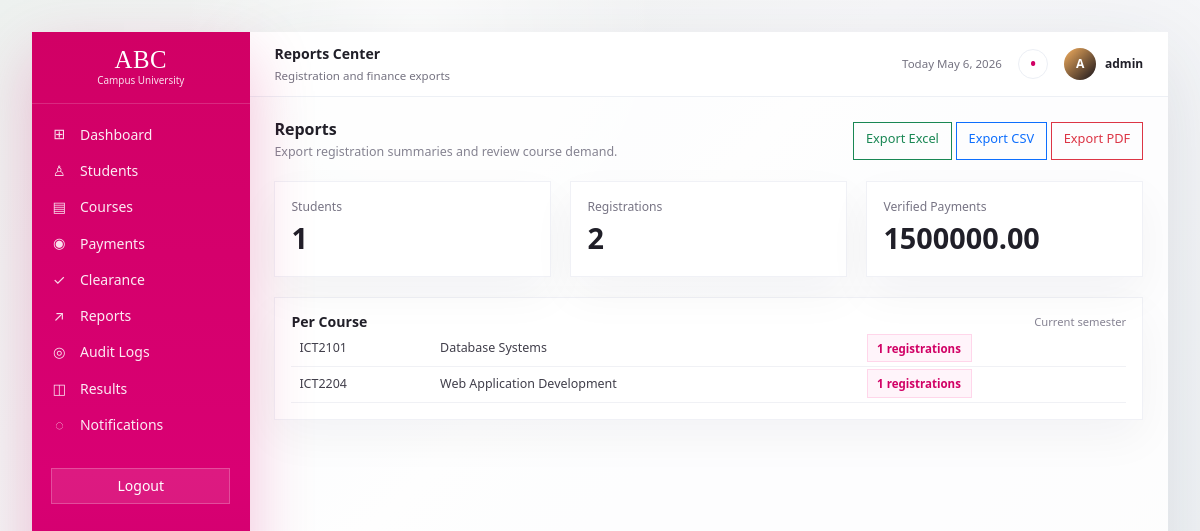
Page /reports/ (signed in) on the committed database.
### apps/accounts/models.py (models this page shows, shortened)
class User(AbstractUser):
    class Roles(models.TextChoices):
        ADMIN = "ADMIN", "Admin"
        STAFF = "STAFF", "Staff"
        STUDENT = "STUDENT", "Student"
    role = models.CharField(max_length=20, choices=Roles.choices, default=Roles.STUDENT)
    @property
    def is_staff_role(self):
        return self.role in {self.Roles.ADMIN, self.Roles.STAFF} or self.is_superuser

### apps/courses/models.py (models this page shows, shortened)
class Course(models.Model):
    class Weekday(models.TextChoices):
        MONDAY = "MON", "Monday"
        TUESDAY = "TUE", "Tuesday"
        WEDNESDAY = "WED", "Wednesday"
        THURSDAY = "THU", "Thursday"
        FRIDAY = "FRI", "Friday"
        SATURDAY = "SAT", "Saturday"
    code = models.CharField(max_length=20, unique=True)
    title = models.CharField(max_length=160)
    credit_units = models.PositiveSmallIntegerField()
    department = models.CharField(max_length=120)
    prerequisites = models.ManyToManyField("self", symmetrical=False, blank=True)
    weekday = models.CharField(max_length=3, choices=Weekday.choices, default=Weekday.MONDAY)
    start_time = models.TimeField()
    end_time = models.TimeField()
    semester = models.CharField(max_length=30, default="Semester 1")
    active = models.BooleanField(default=True)
    class Meta:
        ordering = ["code"]

### apps/reports/views.py (the view)
# urls.py: path("", views.reports_dashboard, name="reports_dashboard"),
@staff_required
def reports_dashboard(request):
    semester = request.GET.get("semester", "")
    registrations = Registration.objects.select_related("student", "course")
    if semester:
        registrations = registrations.filter(semester=semester)
    context = {
        "semester": semester,
        "students_count": Student.objects.count(),
        "payments_total": sum(payment.amount for payment in Payment.objects.filter(status=Payment.Status.VERIFIED)),
        "registrations_count": registrations.count(),
        "course_counts": Course.objects.prefetch_related("registrations"),
    }
    return render(request, "admin_reports.html", context)

### templates/admin_reports.html
{% extends "base.html" %}
{% block workspace_title %}Reports Center{% endblock %}
{% block workspace_subtitle %}Registration and finance exports{% endblock %}
{% block content %}
<div class="page-header dashboard-heading">
  <div><h2>Reports</h2><p>Export registration summaries and review course demand.</p></div>
  <div><a class="btn btn-outline-success" href="{% url 'registrations_excel' %}">Export Excel</a> <a class="btn btn-outline-primary" href="{% url 'registrations_csv' %}">Export CSV</a> <a class="btn btn-outline-danger" href="{% url 'registrations_pdf' %}">Export PDF</a></div>
</div>
<section class="meter-grid">
  <div class="stat-card"><span>Students</span><strong>{{ students_count }}</strong></div>
  <div class="stat-card"><span>Registrations</span><strong>{{ registrations_count }}</strong></div>
  <div class="stat-card"><span>Verified Payments</span><strong>{{ payments_total }}</strong></div>
</section>
<div class="panel"><div class="panel-title"><h4>Per Course</h4><span>Current semester</span></div><table class="table app-table">{% for course in course_counts %}<tr><td>{{ course.code }}</td><td>{{ course.title }}</td><td><span class="status-pill">{{ course.registrations.count }} registrations</span></td></tr>{% empty %}<tr><td>No courses yet.</td></tr>{% endfor %}</table></div>
{% endblock %}

### templates/base.html (shortened to what this page needs)
{% load static %}
<!doctype html>
<html lang="en">
<head>
  <link href="https://cdn.jsdelivr.net/npm/bootstrap@5.3.3/dist/css/bootstrap.min.css" rel="stylesheet">
  <link rel="stylesheet" href="{% static 'css/style.css' %}">
</head>
<body class="{% block body_class %}{% endblock %}">
  <div class="app-shell">
    {% if user.is_authenticated %}
      <aside class="sidebar">
        <div class="sidebar-brand">
          <strong>ABC</strong>
          <span>Campus University</span>
        </div>
        <nav class="sidebar-nav">
        <a href="{% url 'dashboard' %}"><span>⊞</span>Dashboard</a>
        {% if user.is_staff_role or user.is_superuser %}
          <a href="{% url 'student_list' %}"><span>♙</span>Students</a>
          <a href="{% url 'course_list' %}"><span>▤</span>Courses</a>
          <a href="{% url 'payment_list' %}"><span>◉</span>Payments</a>
          <a href="{% url 'clearance_list' %}"><span>✓</span>Clearance</a>
          <a href="{% url 'reports_dashboard' %}"><span>↗</span>Reports</a>
          <a href="{% url 'audit_logs' %}"><span>◎</span>Audit Logs</a>
        {% else %}
          <a href="{% url 'student_portal' %}"><span>♙</span>Student Portal</a>
          <a href="{% url 'register_course' %}"><span>▤</span>Register Courses</a>
          <a href="{% url 'registration_slip' %}"><span>▣</span>Download Slip</a>
        {% endif %}
        <a href="{% url 'result_list' %}"><span>◫</span>Results</a>
        <a href="{% url 'notification_list' %}"><span>◌</span>Notifications</a>
        </nav>
        <form method="post" action="{% url 'logout' %}">
          <button class="sidebar-logout">Logout</button>
        </form>
      </aside>
    {% endif %}
    <main class="content">
      {% if user.is_authenticated %}
        <header class="topbar">
          <div>
            <strong>{% block workspace_title %}University Program{% endblock %}</strong>
            <span>{% block workspace_subtitle %}Course Registration System{% endblock %}</span>
          </div>
          <div class="topbar-actions">
            <span>Today {% now "F j, Y" %}</span>
            <a href="{% url 'notification_list' %}" class="notification-dot">•</a>
            <div class="user-chip">
              <span>{{ user.username|slice:":1"|upper }}</span>
              <strong>{{ user.get_full_name|default:user.username }}</strong>
            </div>
          </div>
        </header>
      {% endif %}
      {% block content %}{% endblock %}
    </main>
  </div>
</body>
</html>

### static/css/style.css (style rules this page uses)
body { background: radial-gradient(circle at 35% 4%, rgba(255, 255, 255, .85), transparent 15rem), linear-gradient(135deg, #edf1ef 0%, #f7f7f9 45%, #eef2f5 100%); color: #201f28; font-size: 14px; }
.app-shell { display: flex; min-height: 100vh; padding: 2rem; }
.sidebar { background: linear-gradient(180deg, #d10065 0%, #d90073 60%, #c70068 100%); color: #fff; flex: 0 0 13.6rem; padding: 0; position: sticky; top: 2rem; height: calc(100vh - 4rem); border-radius: 0; box-shadow: 0 24px 60px rgba(209, 0, 101, .24); overflow-y: auto; }
.sidebar-brand { border-bottom: 1px solid rgba(255, 255, 255, .16); padding: 1rem 1.25rem .95rem; text-align: center; }
.sidebar-brand strong { display: block; font-family: Georgia, serif; font-size: 1.55rem; font-weight: 400; letter-spacing: .02em; line-height: 1; }
.sidebar-brand span { display: block; font-size: .62rem; opacity: .88; }
.sidebar-nav { padding: .75rem 0; }
.sidebar a { align-items: center; color: rgba(255, 255, 255, .92); display: flex; gap: .8rem; min-height: 2.15rem; padding: .46rem 1.2rem; text-decoration: none; transition: background .15s ease, color .15s ease; }
.sidebar a span { align-items: center; display: inline-flex; font-size: .9rem; justify-content: center; opacity: .95; width: 1rem; }
.sidebar-logout { background: rgba(255,255,255,.1); border: 1px solid rgba(255,255,255,.22); color: #fff; margin: .8rem 1.2rem 1.2rem; min-height: 2.25rem; width: calc(100% - 2.4rem); }
.content { flex: 1; background: rgba(255, 255, 255, .84); box-shadow: 0 24px 80px rgba(42, 50, 64, .12); min-height: calc(100vh - 4rem); overflow: hidden; padding: 0; }
.page-header { align-items: center; display: flex; justify-content: space-between; gap: 1rem; margin-bottom: 1.2rem; }
.topbar { align-items: center; background: rgba(255,255,255,.92); border-bottom: 1px solid #edf0f5; display: flex; justify-content: space-between; min-height: 4.05rem; padding: 0 1.55rem; }
.topbar strong { display: block; font-size: .88rem; }
.topbar span { color: #757381; font-size: .72rem; }
.topbar-actions { align-items: center; display: flex; gap: 1rem; }
.notification-dot { align-items: center; background: #fff; border: 1px solid #eceff5; border-radius: 50%; color: #d10065; display: inline-flex; font-size: 1.2rem; height: 1.9rem; justify-content: center; line-height: 1; text-decoration: none; width: 1.9rem; }
.user-chip { align-items: center; display: flex; gap: .55rem; }
.user-chip span { align-items: center; background: linear-gradient(135deg, #f6b05f, #17141b); border-radius: 50%; color: #fff; display: inline-flex; font-size: .76rem; font-weight: 700; height: 2rem; justify-content: center; width: 2rem; }
.user-chip strong { font-size: .75rem; }
.content > .page-header, .content > .row, .content > .panel, .content > .stat-card, .content > form, .content > .student-hero, .content > .analytics-grid, .content > .section-title, .content > .meter-grid, .content > .activity-grid, .content > nav { margin-left: 1.55rem; margin-right: 1.55rem; }
.content > .page-header:first-of-type { margin-top: 1.45rem; }
.panel, .stat-card, .form-card { background: #fff; border: 1px solid #f0f1f6; border-radius: 0; padding: 1rem; box-shadow: 0 18px 45px rgba(34, 34, 52, .045); }
.stat-card span { color: #777484; display: block; font-size: .76rem; }
.stat-card strong { display: block; font-size: 1.8rem; }
.dashboard-heading h2 { font-size: 1rem; font-weight: 700; margin: 0; }
.dashboard-heading p { color: #858391; font-size: .78rem; margin: .25rem 0 0; }
.role-pill, .status-pill { background: #fff4fa; border: 1px solid #ffd6ea; color: #d10065; font-size: .72rem; font-weight: 700; padding: .35rem .6rem; }
.panel-title { align-items: flex-start; display: flex; justify-content: space-between; gap: 1rem; }
.panel-title h4, .meter-panel h4, .section-title h3 { font-size: .88rem; font-weight: 800; margin: 0; }
.panel-title span, .panel-title a, .meter-panel small { color: #868393; font-size: .7rem; text-decoration: none; }
.meter-grid { display: grid; gap: 1.2rem; grid-template-columns: repeat(3, 1fr); margin-bottom: 1.3rem; }
.app-table { margin-bottom: 0; }
.app-table td, .table td, .table th { border-color: #f0f1f5; color: #413f4b; font-size: .78rem; vertical-align: middle; }
.btn { border-radius: 0; font-size: .8rem; min-height: 2.35rem; }

### rows in the picture
User: username "A", get_full_name "admin"
Course: code "ICT2101", title "Database Systems", registrations.count "1"
Course: code "ICT2204", title "Web Application Development", registrations.count "1"

### other values in the picture
{{ students_count }} "1"
{{ registrations_count }} "2"
{{ payments_total }} "1500000.00"
